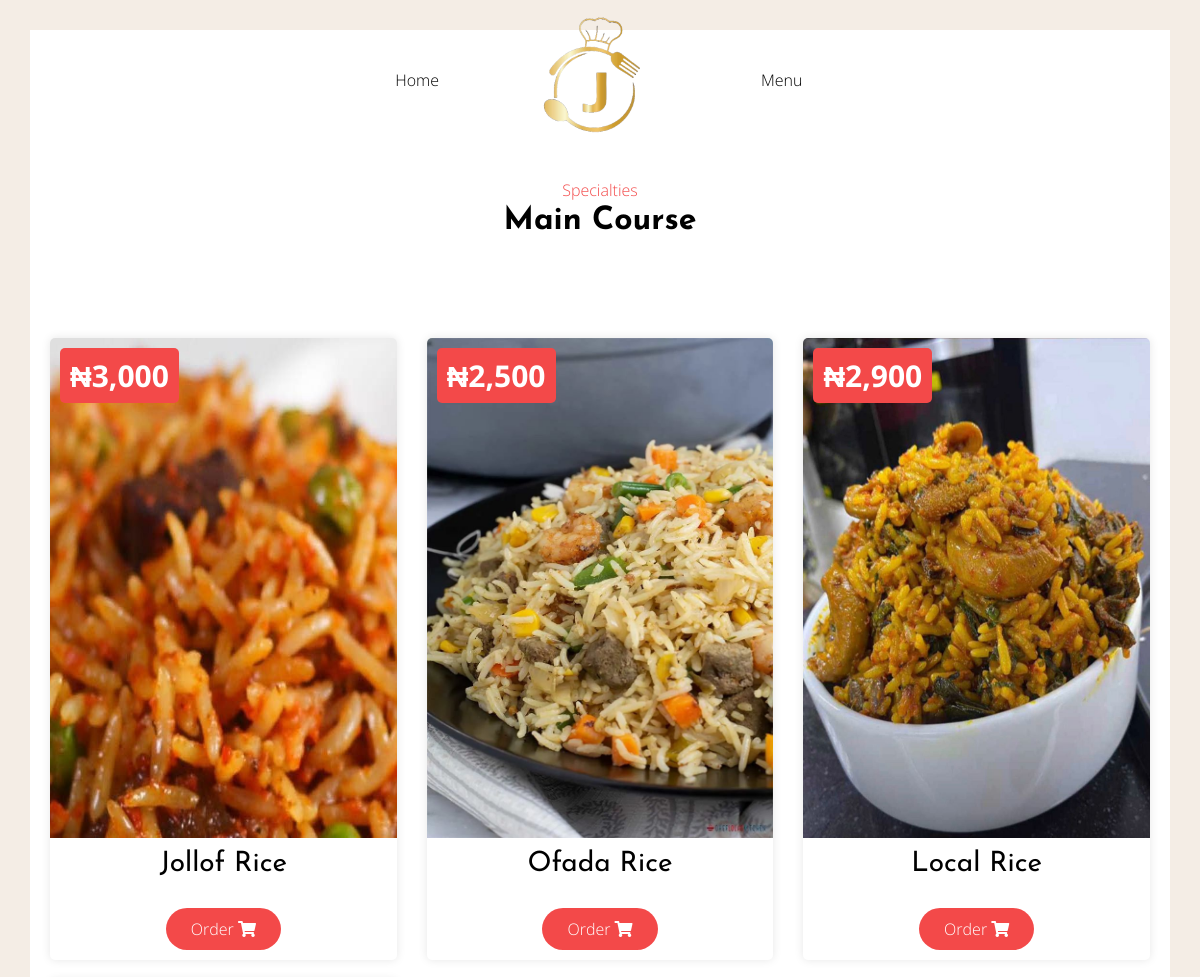
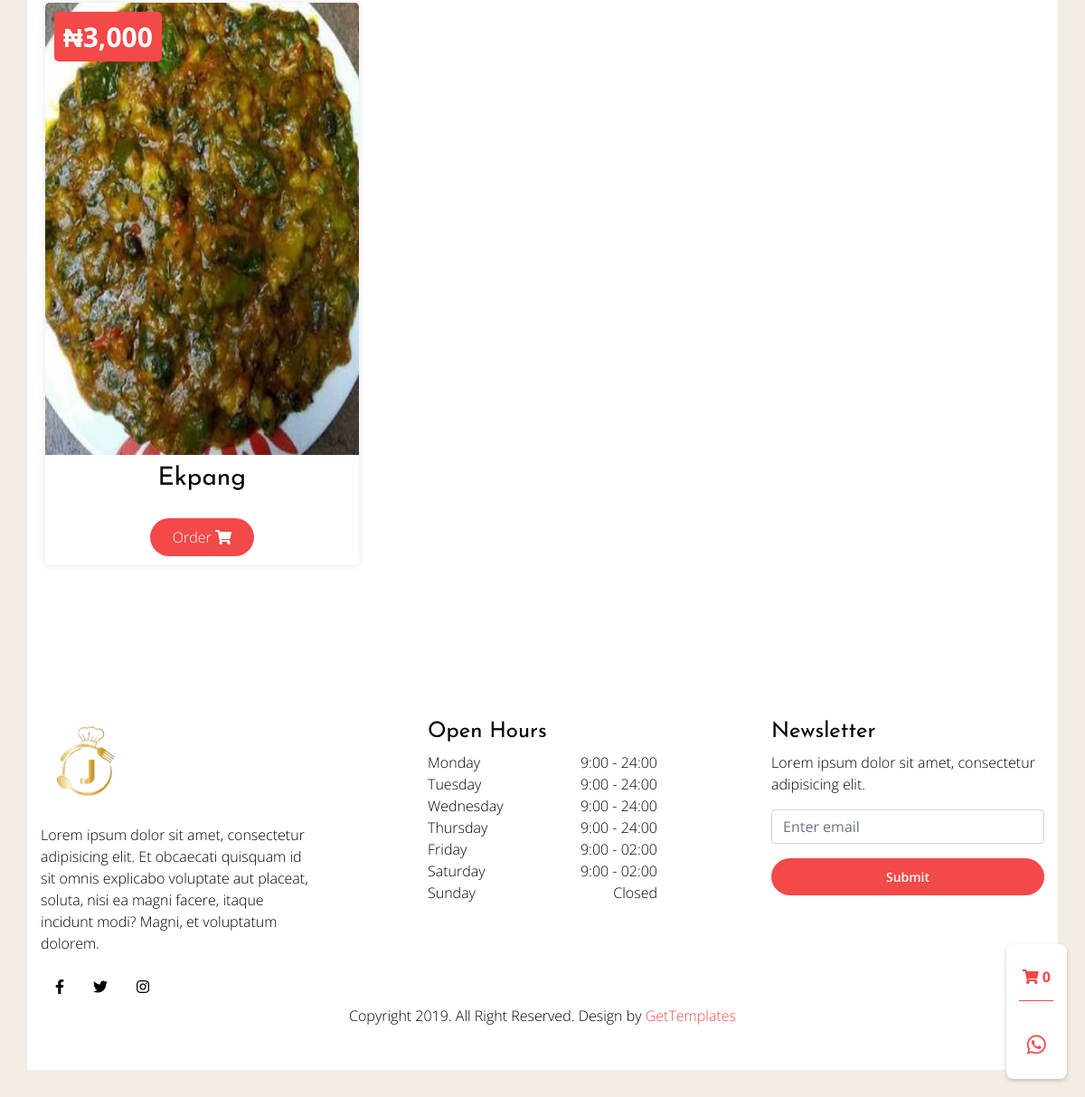
Screenshot of /meals?cat=Main+Course with the database file from the repository (2 pictures, top to bottom).
### server.py (models this page shows)
class Food(db.Model):
    __tablename__ = 'food'
    id = db.Column(db.Integer, primary_key=True)
    category = db.Column(db.String(30), nullable=False, unique=False)
    food_name = db.Column(db.String(30), nullable=False, unique=False)
    price = db.Column(db.Integer, nullable=False, unique=False)
    in_stock = db.Column(db.Boolean, default=True, nullable=False)
    times_ordered = db.Column(db.Integer, nullable=True, unique=False)
    image = db.Column(db.String(1000), nullable=False)

### server.py (the view)
@app.route('/meals')
def meals():
    cat = request.args.get('cat')
    item = Food.query.filter_by(category=cat).all()
    return render_template('meal.html', items=item, cat=cat)

### templates/meal.html
{% extends 'base.html' %}
{%  block content  %}
<div class="row mb-5 my-5">
    <div class="col-md-12">
        <div class="heading-section text-center">
            <span class="subheading">
                Specialties
            </span>
            <h2>
                {{cat}}
            </h2>
        </div>
    </div>
</div>
<div class="food-container">
    {% for item in items %}
<div class="food-card">
    <div class="food-image">
        <span class="food-price"> ₦{{ "{:,}".format(item.price) }}</span>
        <img src="/static/food_images/{{item.image}}" alt="Food Image">
    </div>
    <div class="food-details">
        <h3 class="food-name">{{item.food_name}}</h3>
        <a  href="{{url_for('product', ll=item.id)}}" style="color: white; cursor:pointer" onclick="" class="btn-primary mt-3">Order <i class="fas fa-shopping-cart"></i></a>
    </div>
</div>
{% endfor %}
</div>
{% endblock %}

### rows the page displays
Food: price "3,000", image (picture), food_name "Jollof Rice"
Food: price "2,500", image (picture), food_name "Ofada Rice"
Food: price "2,900", image (picture), food_name "Local Rice"
Food: price "3,000", image (picture), food_name "Ekpang"

### other values shown
{{ cat }} "Main Course"
